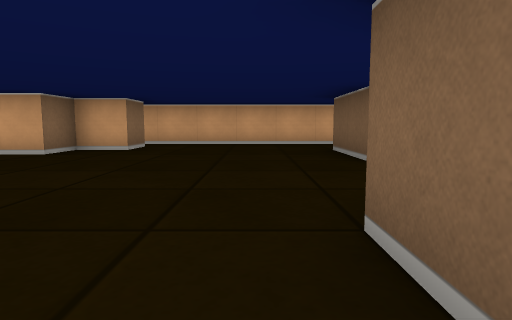
View 1 (above)

16 first-person views from a walk through a cub3D level. The camera is about half as high as the walls, tilts 6° down and sees 75° across. The floor is counted in squares. Each view is taken from the middle of a square. On the plan, view 1 faces up. The plan holds only what a view shows up to about 9 squares ahead; the rest is blank.

View 2
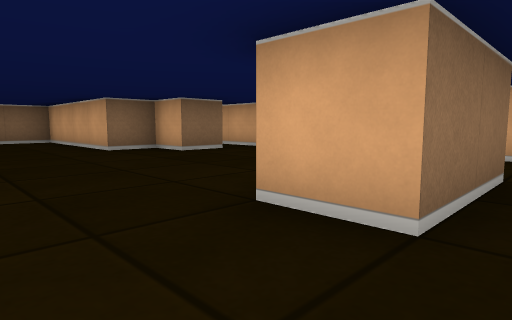

View 3
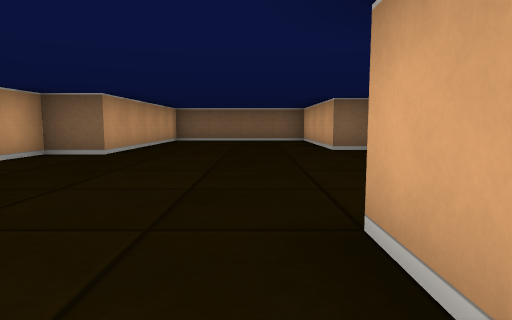

View 4
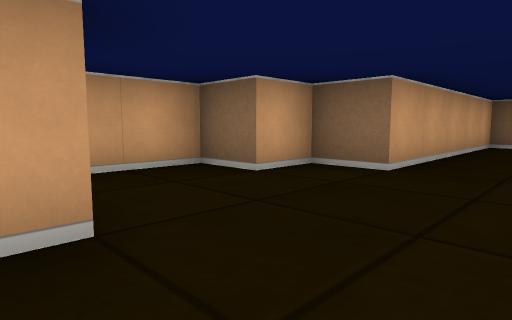

View 5
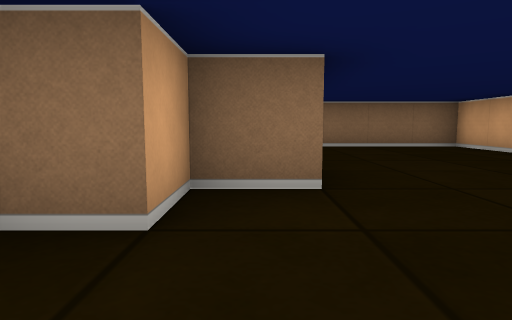

View 6
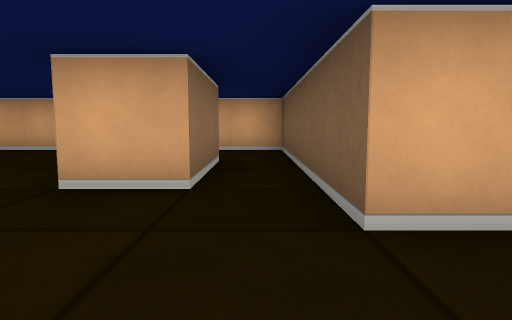

View 7
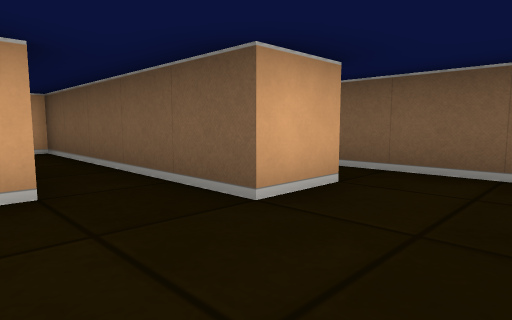

View 8
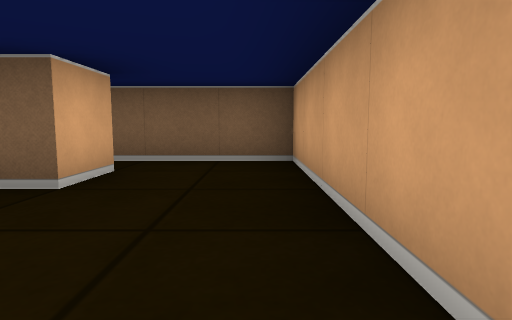

View 9
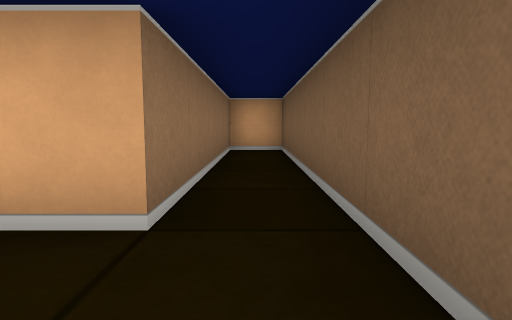

View 10
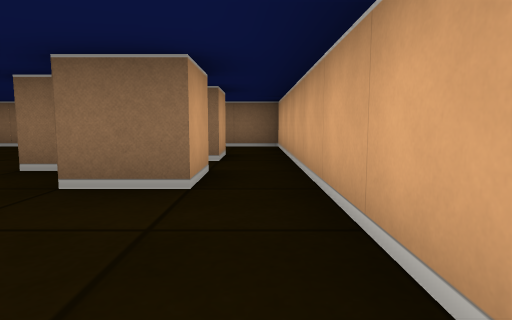

View 11
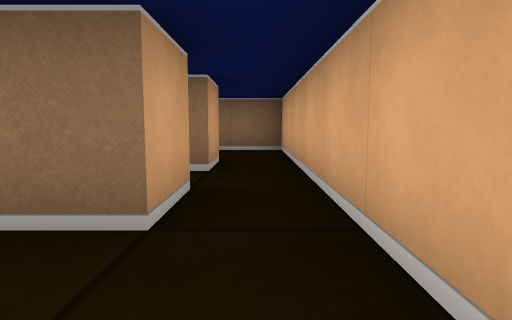

View 12
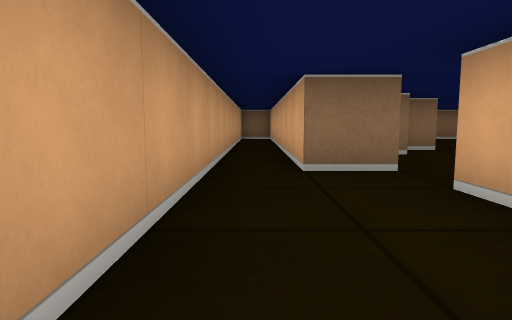

View 13
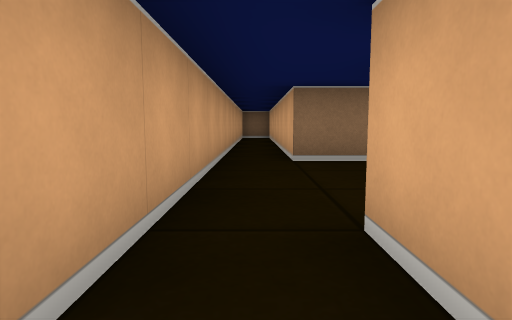

View 14
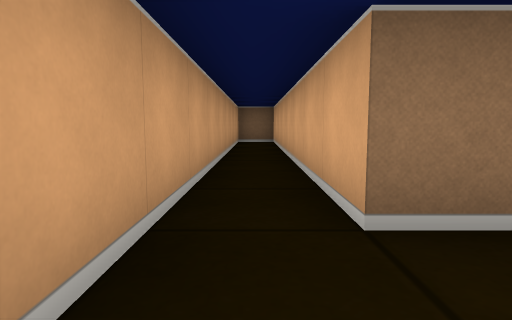

View 15
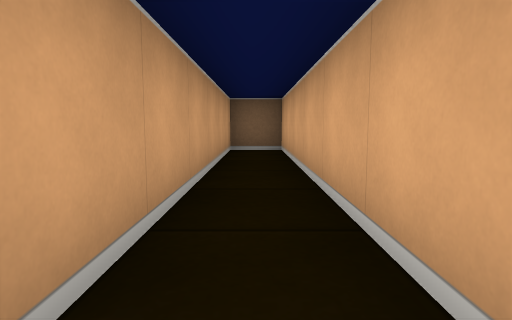

View 16
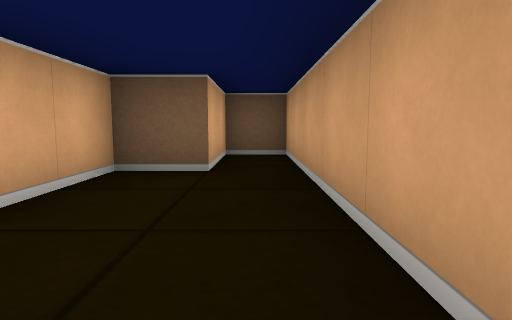

### Floor plan
Points are (right, up) in squares from view 1. A wall is a line through its corners. A room is listed if a view was taken in it or the views show most of it. See-through windows are left out.
Room 1 (views 1, 2, 3, 4, 5, 6, 7, 8, 10, 11)
walls: (-3.5, 7.5) (-2.5, 7.5) (-2.5, 6.5) (-3.5, 6.5) (-3.5, 5.5) (-7.5, 5.5) (-7.5, 1.5) (-2.5, 1.5) (-2.5, 0.5) (-1.5, 0.5) (-1.5, -0.5) (-0.1, -0.5); (0.5, 0.5) (0.5, 1.5) (3.5, 1.5); (2.5, 4.5) (1.5, 4.5) (1.5, 6.5); (3.5, 3.5) (3.5, 4.5); (1.5, 8.5) (-4.5, 8.5)
ways out: opening at (4, 2.5) to room 2; opening at (0, 0) to room 3; opening at (2, 7.5) to room 4; opening at (3, 5.5) to room 4; opening at (-5, 8) to room 5
Room 2 (view 9)
walls: (3.5, 1.5) (5.5, 1.5) (5.5, 8.5) (4.5, 8.5) (4.5, 3.5) (3.5, 3.5)
ways out: opening at (4, 2.5) to room 1
Room 3 (views 12, 13, 14, 15, 16)
walls: (0.5, -0.4) (0.5, -1.5) (-7.5, -1.5) (-7.5, -2.5) (5.5, -2.5) (5.5, -1.5) (3.5, -1.5) (3.5, -0.5) (1.5, -0.5)
ways out: opening at (0, 0) to room 1
Room 4 (no view inside)
walls: (2.5, 6.6) (2.5, 4.5); (3.5, 4.5) (3.5, 8.5) (1.5, 8.5)
ways out: opening at (2, 7.5) to room 1; opening at (3, 5.5) to room 1
Room 5 (no view inside)
walls: (-5.5, 7.5) (-4.5, 7.5); (-4.5, 8.5) (-7.5, 8.5) (-7.5, 7.2)
ways out: opening at (-5, 8) to room 1

Positions as (right, up) in squares from view 1, and headings:
1: (0, 0), facing up
2: (3, 3), facing up-left
3: (3, 4), facing left
4: (1, 3), facing down-left
5: (0, 1), facing left
6: (3, 2), facing up
7: (2, 2), facing up-right
8: (1, 2), facing right
9: (5, 2), facing up
10: (0, 8), facing left
11: (-1, 8), facing left
12: (4, -2), facing left
13: (5, -2), facing left
14: (2, -2), facing left
15: (-1, -2), facing left
16: (0, -2), facing right
